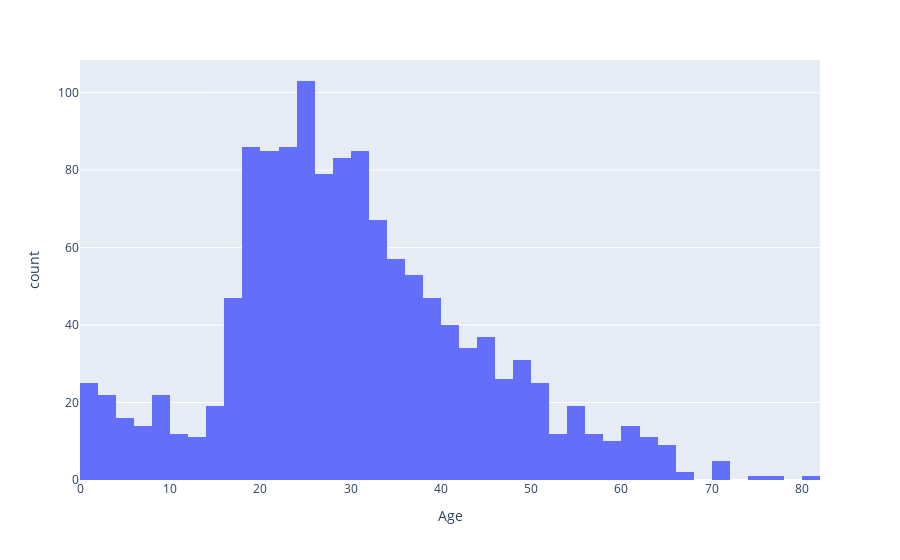

The cell this chart's notebook holds for it:
### Code cell
px.histogram(df, x="Age")

### Figure 1 — Plotly figure (JSON) as saved in the notebook; plotly's stock layout.template omitted (floating-point values rounded to 4 significant figures; data arrays with more than 128 entries replaced by an {"elided": "..."} marker saying what was removed)
{"data": [{"alignmentgroup": "True", "bingroup": "x", "hovertemplate": "Age=%{x}<br>count=%{y}<extra></extra>", "legendgroup": "", "marker": {"color": "#636efa", "pattern": {"shape": ""}}, "name": "", "offsetgroup": "", "orientation": "v", "showlegend": false, "type": "histogram", "x": {"elided": "1309 float values"}, "xaxis": "x", "yaxis": "y"}], "layout": {"barmode": "relative", "legend": {"tracegroupgap": 0}, "margin": {"t": 60}, "xaxis": {"anchor": "y", "domain": [0, 1], "title": {"text": "Age"}}, "yaxis": {"anchor": "x", "domain": [0, 1], "title": {"text": "count"}}}}
